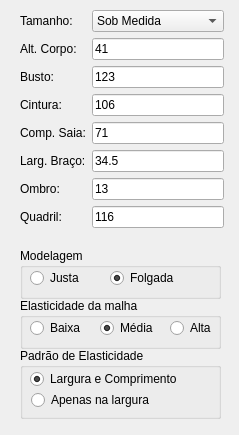
<?xml version="1.0" encoding="UTF-8"?>
<ui version="4.0">
 <class>Form</class>
 <widget class="QWidget" name="Form">
  <property name="geometry">
   <rect>
    <x>0</x>
    <y>0</y>
    <width>239</width>
    <height>435</height>
   </rect>
  </property>
  <property name="minimumSize">
   <size>
    <width>239</width>
    <height>435</height>
   </size>
  </property>
  <property name="windowTitle">
   <string>Form</string>
  </property>
  <widget class="QGroupBox" name="Modelagem">
   <property name="geometry">
    <rect>
     <x>20</x>
     <y>248</y>
     <width>201</width>
     <height>51</height>
    </rect>
   </property>
   <property name="title">
    <string>Modelagem</string>
   </property>
   <widget class="QRadioButton" name="Justa">
    <property name="geometry">
     <rect>
      <x>10</x>
      <y>20</y>
      <width>100</width>
      <height>20</height>
     </rect>
    </property>
    <property name="text">
     <string>Justa</string>
    </property>
   </widget>
   <widget class="QRadioButton" name="Folgada">
    <property name="geometry">
     <rect>
      <x>90</x>
      <y>20</y>
      <width>100</width>
      <height>20</height>
     </rect>
    </property>
    <property name="text">
     <string>Folgada</string>
    </property>
    <property name="checked">
     <bool>true</bool>
    </property>
   </widget>
  </widget>
  <widget class="QGroupBox" name="Elasticidade">
   <property name="geometry">
    <rect>
     <x>20</x>
     <y>298</y>
     <width>201</width>
     <height>51</height>
    </rect>
   </property>
   <property name="title">
    <string>Elasticidade da malha</string>
   </property>
   <widget class="QRadioButton" name="Baixa">
    <property name="geometry">
     <rect>
      <x>10</x>
      <y>20</y>
      <width>61</width>
      <height>20</height>
     </rect>
    </property>
    <property name="text">
     <string>Baixa</string>
    </property>
   </widget>
   <widget class="QRadioButton" name="Media">
    <property name="geometry">
     <rect>
      <x>80</x>
      <y>20</y>
      <width>61</width>
      <height>20</height>
     </rect>
    </property>
    <property name="text">
     <string>Média</string>
    </property>
    <property name="checked">
     <bool>true</bool>
    </property>
   </widget>
   <widget class="QRadioButton" name="Alta">
    <property name="geometry">
     <rect>
      <x>150</x>
      <y>20</y>
      <width>100</width>
      <height>20</height>
     </rect>
    </property>
    <property name="text">
     <string>Alta</string>
    </property>
   </widget>
  </widget>
  <widget class="QWidget" name="layoutWidget">
   <property name="geometry">
    <rect>
     <x>20</x>
     <y>10</y>
     <width>204</width>
     <height>239</height>
    </rect>
   </property>
   <layout class="QFormLayout" name="formLayout">
    <item row="1" column="0">
     <widget class="QLabel" name="label">
      <property name="text">
       <string>Alt. Corpo:</string>
      </property>
     </widget>
    </item>
    <item row="1" column="1">
     <widget class="QLineEdit" name="AltCorpo">
      <property name="text">
       <string>41</string>
      </property>
     </widget>
    </item>
    <item row="2" column="0">
     <widget class="QLabel" name="label">
      <property name="text">
       <string>Busto:</string>
      </property>
     </widget>
    </item>
    <item row="2" column="1">
     <widget class="QLineEdit" name="Busto">
      <property name="text">
       <string>123</string>
      </property>
     </widget>
    </item>
    <item row="3" column="0">
     <widget class="QLabel" name="label">
      <property name="text">
       <string>Cintura:</string>
      </property>
     </widget>
    </item>
    <item row="3" column="1">
     <widget class="QLineEdit" name="Cintura">
      <property name="text">
       <string>106</string>
      </property>
     </widget>
    </item>
    <item row="4" column="0">
     <widget class="QLabel" name="label">
      <property name="text">
       <string>Comp. Saia:</string>
      </property>
     </widget>
    </item>
    <item row="4" column="1">
     <widget class="QLineEdit" name="CompSaia">
      <property name="text">
       <string>71</string>
      </property>
     </widget>
    </item>
    <item row="5" column="0">
     <widget class="QLabel" name="label">
      <property name="text">
       <string>Larg. Braço:</string>
      </property>
     </widget>
    </item>
    <item row="5" column="1">
     <widget class="QLineEdit" name="LargBraco">
      <property name="text">
       <string>34.5</string>
      </property>
     </widget>
    </item>
    <item row="6" column="0">
     <widget class="QLabel" name="label_2">
      <property name="text">
       <string>Ombro:</string>
      </property>
     </widget>
    </item>
    <item row="6" column="1">
     <widget class="QLineEdit" name="Ombro">
      <property name="text">
       <string>13</string>
      </property>
     </widget>
    </item>
    <item row="7" column="0">
     <widget class="QLabel" name="label">
      <property name="text">
       <string>Quadril:</string>
      </property>
     </widget>
    </item>
    <item row="7" column="1">
     <widget class="QLineEdit" name="Quadril">
      <property name="text">
       <string>116</string>
      </property>
     </widget>
    </item>
    <item row="0" column="0">
     <widget class="QLabel" name="label_6">
      <property name="text">
       <string>Tamanho:</string>
      </property>
     </widget>
    </item>
    <item row="0" column="1">
     <widget class="QComboBox" name="Tamanho">
      <property name="minimumSize">
       <size>
        <width>0</width>
        <height>0</height>
       </size>
      </property>
      <item>
       <property name="text">
        <string>Sob Medida</string>
       </property>
      </item>
      <item>
       <property name="text">
        <string>36</string>
       </property>
      </item>
      <item>
       <property name="text">
        <string>38</string>
       </property>
      </item>
      <item>
       <property name="text">
        <string>40</string>
       </property>
      </item>
      <item>
       <property name="text">
        <string>42</string>
       </property>
      </item>
      <item>
       <property name="text">
        <string>44</string>
       </property>
      </item>
      <item>
       <property name="text">
        <string>46</string>
       </property>
      </item>
      <item>
       <property name="text">
        <string>48</string>
       </property>
      </item>
      <item>
       <property name="text">
        <string>50</string>
       </property>
      </item>
      <item>
       <property name="text">
        <string>52</string>
       </property>
      </item>
      <item>
       <property name="text">
        <string>54</string>
       </property>
      </item>
      <item>
       <property name="text">
        <string>56</string>
       </property>
      </item>
      <item>
       <property name="text">
        <string>58</string>
       </property>
      </item>
      <item>
       <property name="text">
        <string>60</string>
       </property>
      </item>
      <item>
       <property name="text">
        <string>62</string>
       </property>
      </item>
     </widget>
    </item>
   </layout>
  </widget>
  <widget class="QGroupBox" name="Modelagem_2">
   <property name="geometry">
    <rect>
     <x>20</x>
     <y>348</y>
     <width>201</width>
     <height>71</height>
    </rect>
   </property>
   <property name="title">
    <string>Padrão de Elasticidade</string>
   </property>
   <widget class="QRadioButton" name="LargComp">
    <property name="geometry">
     <rect>
      <x>10</x>
      <y>21</y>
      <width>171</width>
      <height>20</height>
     </rect>
    </property>
    <property name="text">
     <string>Largura e Comprimento</string>
    </property>
    <property name="checked">
     <bool>true</bool>
    </property>
   </widget>
   <widget class="QRadioButton" name="Larg">
    <property name="geometry">
     <rect>
      <x>11</x>
      <y>42</y>
      <width>140</width>
      <height>20</height>
     </rect>
    </property>
    <property name="text">
     <string>Apenas na largura</string>
    </property>
    <property name="checked">
     <bool>false</bool>
    </property>
   </widget>
  </widget>
 </widget>
 <resources/>
 <connections/>
</ui>
